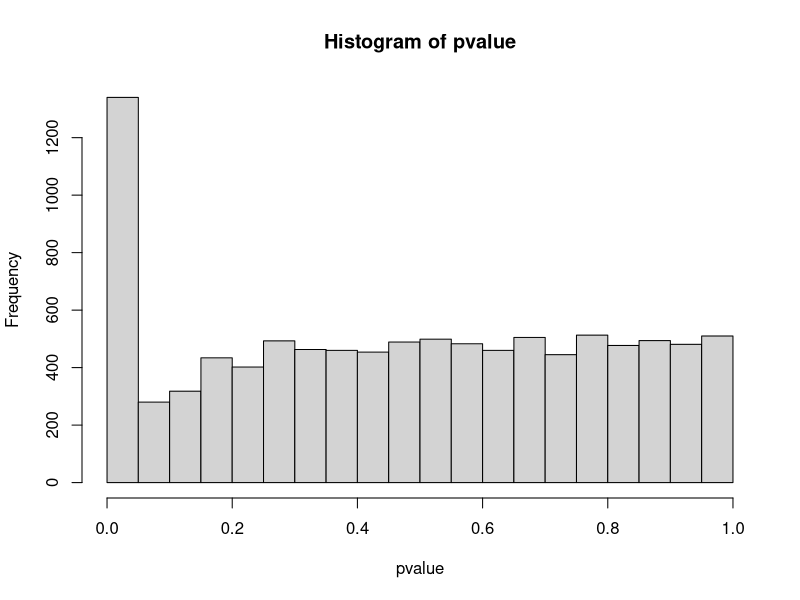
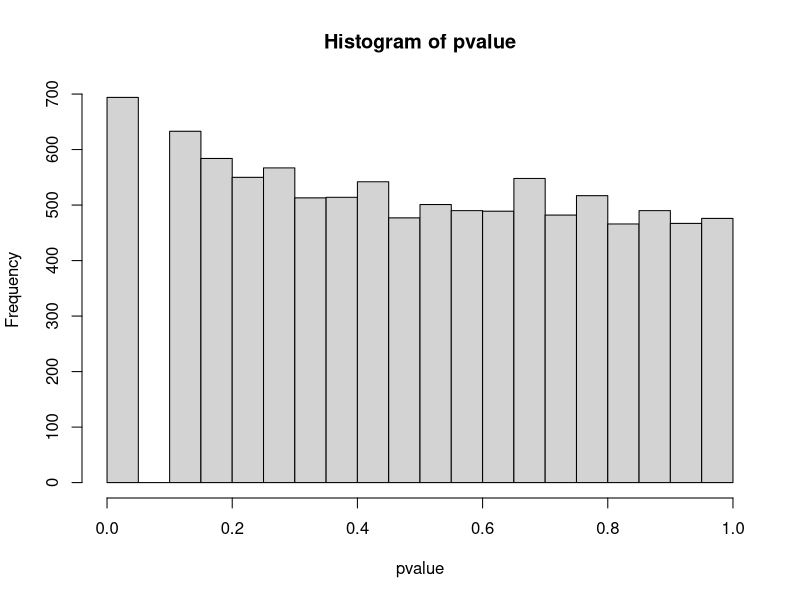
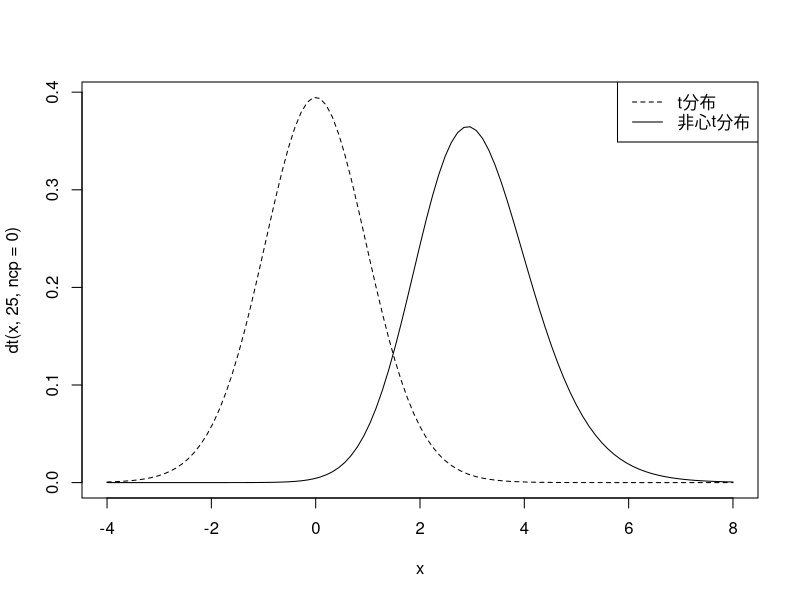
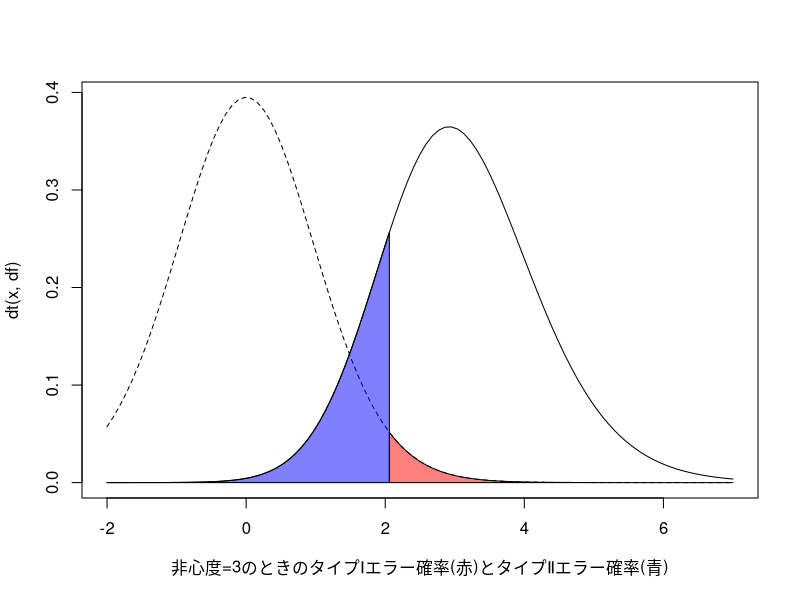
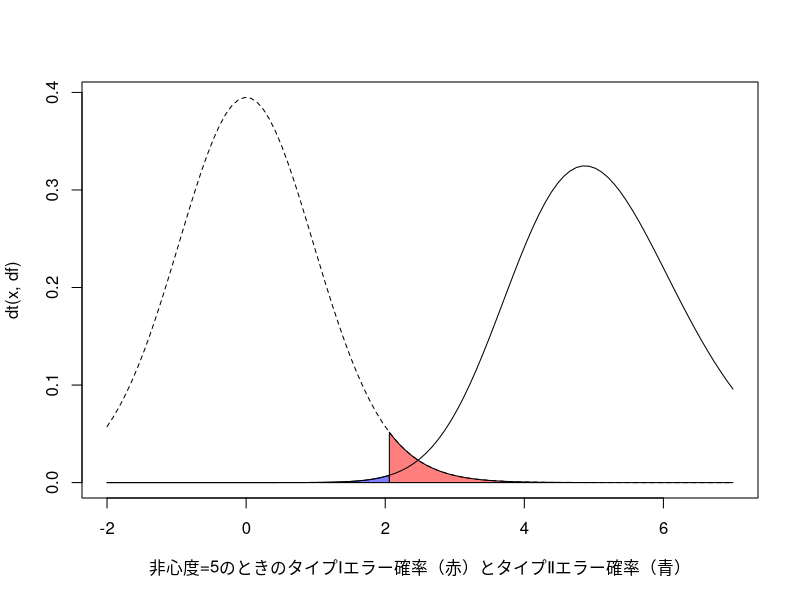
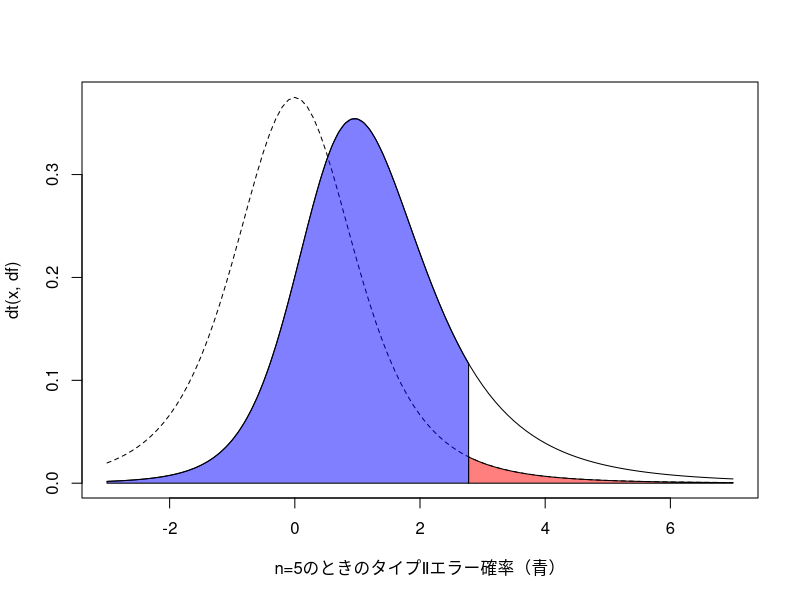
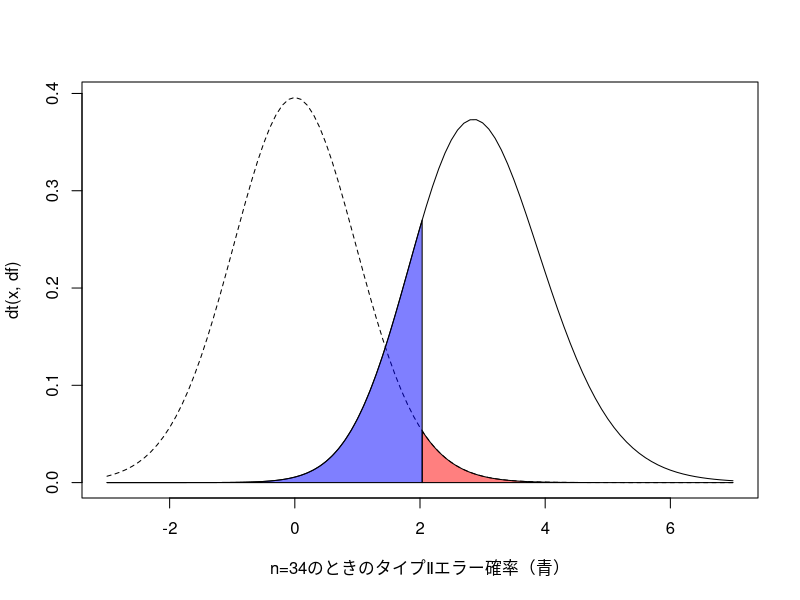
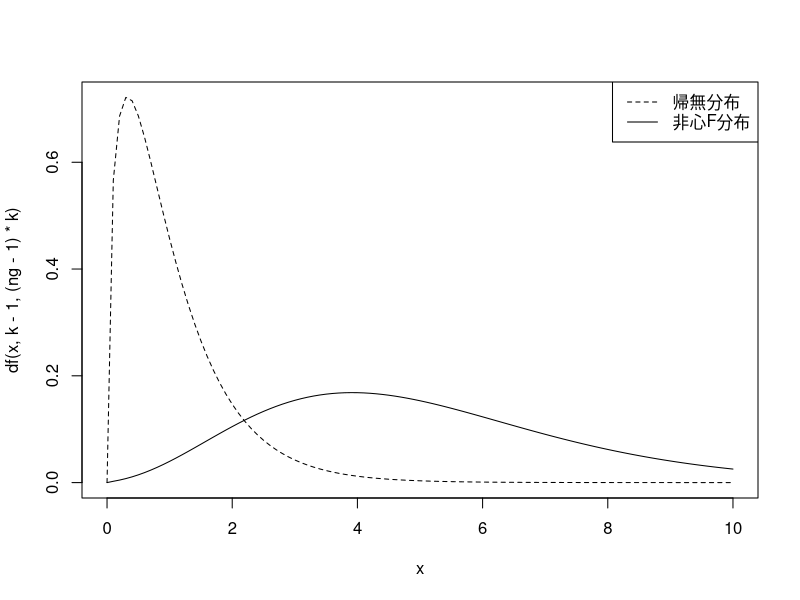

These figures' R source, in order: (Note: a time limit stopped this script after it produced the figures.)
# 環境の初期化 ----------------------------------------------------------

rm(list = ls())

## -------------------------------------------------------------------------------------------
### Ch2で作成した標本分散関数
var_p <- function(x) {
  n <- length(x)
  mean_x <- mean(x)
  var_x <- sum((x - mean_x)^2) / n
  return(var_x)
}


## -------------------------------------------------------------------------------------------
# 設定と準備
# install.packages("car") # 未インストールの場合は最初に一度実行する
library(car)
alpha <- 0.05
k <- 3
n <- c(20, 20, 20)
mu <- c(5, 5, 5) # すべて差がない
sigma <- 2 # 等分散を仮定
X <- c(rep(1, n[1]), rep(2, n[2]), rep(3, n[3])) |> as.factor()
iter <- 10000

# 結果を格納するオブジェクト
pvalue <- rep(0, iter)
type1error <- 0

# シミュレーション
set.seed(123)
for (i in 1:iter) {
  Y1 <- rnorm(n[1], mu[1], sigma)
  Y2 <- rnorm(n[2], mu[2], sigma)
  Y3 <- rnorm(n[3], mu[3], sigma)
  Y <- c(Y1, Y2, Y3)
  result <- aov(Y ~ X) |> Anova()
  pvalue <- result$`Pr(>F)`[1]
  if (pvalue < alpha) { # 有意だった場合はその結果を報告する
    type1error <- type1error + 1
  } else { # 有意にならなかった場合にt検定を繰り返す
    pvalue12 <- t.test(Y1, Y2)$p.value
    pvalue13 <- t.test(Y1, Y3)$p.value
    if (pvalue12 < alpha | pvalue13 < alpha) {
      type1error <- type1error + 1
    }
  }
}

# 結果
type1error / iter


## -------------------------------------------------------------------------------------------
# 設定と準備
n <- c(10, 10) # サンプルサイズ
mu <- c(0, 0) # 母平均が等しい設定にする
sigma <- 2 # 母標準偏差
iter <- 10000 # シミュレーション回数
alpha <- 0.05 # 有意水準

# 結果を格納するオブジェクト
pvalue <- rep(0, iter) # p値を格納する

# シミュレーション
set.seed(123)
for (i in 1:iter) {
  # 最初の実験
  Y1 <- rnorm(n[1], mu[1], sigma) # 群1のデータ生成
  Y2 <- rnorm(n[2], mu[2], sigma) # 群2のデータ生成
  result <- t.test(Y1, Y2, var.equal = TRUE) # t検定の結果を出力
  pvalue[i] <- result$p.value # p値を取得
  count <- 0
  while (pvalue[i] >= alpha && count < 10) {
    # 有意になるか上限(10回)に達するまで反復
    Y1 <- c(Y1, rnorm(1, mu[1], sigma))
    Y2 <- c(Y2, rnorm(1, mu[2], sigma))
    result <- t.test(Y1, Y2, var.equal = TRUE)
    pvalue[i] <- result$p.value # 新たにp値を取得
    count <- count + 1
  }
}


## 結果
# 誤って帰無仮説を棄却した割合
type1error <- ifelse(pvalue < alpha, 1, 0) |> mean()
# 表示
type1error
# p値の分布
pvalue |> hist()


## -------------------------------------------------------------------------------------------
## 設定と準備
n <- c(10, 10) # サンプルサイズ
mu <- c(0, 0) # 母平均が等しい設定にする
sigma <- 2 # 母標準偏差
iter <- 10000 # シミュレーション回数
alpha <- 0.05 # 有意水準

# 結果を格納するオブジェクト
pvalue <- rep(0, iter) # p値を格納する変数を宣言

# シミュレーション
set.seed(123)
for (i in 1:iter) {
  # 最初の実験
  Y1 <- rnorm(n[1], mu[1], sigma) # 群1のデータ生成
  Y2 <- rnorm(n[2], mu[2], sigma) # 群2のデータ生成
  result <- t.test(Y1, Y2, var.equal = TRUE) # t検定の結果を出力
  pvalue[i] <- result$p.value # p値を取得
  for (j in 1:100) {
    if (pvalue[i] < alpha) {
      # 有意なときは実験を終了する
      break
    } else if (pvalue[i] < (alpha * 2)) {
      # αの2倍にp値が収まったとき、それぞれの条件で1回実験を追加する
      Y1 <- c(Y1, rnorm(1, mu[1], sigma))
      Y2 <- c(Y2, rnorm(1, mu[2], sigma))
      result <- t.test(Y1, Y2, var.equal = TRUE)
      pvalue[i] <- result$p.value # 新たにp値を取得
    } else {
      # αの2倍にも収まらない場合はあきらめる
      break
    }
  }
}

## 結果
# 誤って帰無仮説を棄却した割合
type1error <- ifelse(pvalue < alpha, 1, 0) |> mean()
# 結果の表示とプロット
type1error
pvalue |> hist()


## -------------------------------------------------------------------------------------------
# t分布と非心t分布
curve(dt(x, 25, ncp = 0), xlim = c(-4, 8), lty = 2) # t分布
curve(dt(x, 25, ncp = 3), add = TRUE) # 非心度3の非心t分布
legend("topright", legend = c("t分布", "非心t分布"), lty = c(2, 1))


## -------------------------------------------------------------------------------------------
lambda <- 3 # 非心度
df <- 25 # 自由度
alpha <- 0.05 # 有意水準
i <- 200 # 描画の細かさ

curve(dt(x, df),
  xlim = c(-2, 7),
  lty = 2,
  xlab = "非心度=3のときのタイプⅠエラー確率(赤)とタイプⅡエラー確率(青)"
)
# 帰無分布の描画
# 臨界値から8までの値を200区切りで用意
xx <- seq(qt(1 - alpha / 2, df), 7, length = i)
yy <- dt(xx, df) # xxに対応したt分布の密度を得る
# タイプⅠエラー確率を色付け
polygon(c(xx, rev(xx)), c(rep(0, i), rev(yy)), col = rgb(1, 0, 0, 0.5))

curve(dt(x, df, ncp = lambda), add = TRUE) # 非心t分布の描画
#-2から臨界値までの値を200区切りで用意
xx <- seq(-2, qt(1 - alpha / 2, df), length = i)
yy <- dt(xx, df, ncp = lambda) # xxに対応した非心t分布の密度を得る
# タイプⅡエラー確率を色付け
polygon(c(xx, rev(xx)), c(rep(0, i), rev(yy)), col = rgb(0, 0, 1, 0.5))


## -------------------------------------------------------------------------------------------
lambda <- 5 # 非心度
df <- 25 # 自由度
alpha <- 0.05 # 有意水準
i <- 200 # 描画の細かさ

# 帰無分布の描画
curve(dt(x, df),
  xlim = c(-2, 7),
  lty = 2,
  xlab = "非心度=5のときのタイプⅠエラー確率（赤）とタイプⅡエラー確率（青）"
)
# 臨界値から8までの値を200区切りで用意
xx <- seq(qt(1 - alpha / 2, df), 7, length = i)
yy <- dt(xx, df) # xxに対応したt分布の密度を得る
# タイプⅠエラー確率を色付け
polygon(c(xx, rev(xx)), c(rep(0, i), rev(yy)), col = rgb(1, 0, 0, 0.5))

curve(dt(x, df, ncp = lambda), add = TRUE) # 非心t分布の描画
#-2から臨界値までの値を200区切りで用意
xx <- seq(-2, qt(1 - alpha / 2, df), length = i)
yy <- dt(xx, df, ncp = lambda) # xxに対応した非心t分布の密度を得る
# タイプⅡエラー確率を色付け
polygon(c(xx, rev(xx)), c(rep(0, i), rev(yy)), col = rgb(0, 0, 1, 0.5))


## -------------------------------------------------------------------------------------------
alpha <- 0.05
beta <- 0.20
delta <- 0.5 # 見積もった効果量
n <- 5 # 最初に定めたサンプルサイズ

df <- n - 1 # 自由度の計算
lambda <- delta * sqrt(n) # 非心度の計算
cv <- qt(p = 1 - alpha / 2, df = df) # 臨界値の計算
# タイプⅡエラー確率の計算
type2error <- pt(q = cv, df = df, ncp = lambda)
# 出力
type2error


## -------------------------------------------------------------------------------------------
i <- 200 # 描画の細かさ
# 帰無分布の描画
curve(dt(x, df),
  xlim = c(-3, 7),
  lty = 2,
  xlab = "n=5のときのタイプⅡエラー確率（青）"
)
# 臨界値から8までの値を200区切りで用意
xx <- seq(qt(1 - alpha / 2, df), 7, length = i)
# xxに対応したt分布の密度を得る
yy <- dt(xx, df)
# タイプⅠエラー確率を色付け
polygon(c(xx, rev(xx)), c(rep(0, i), rev(yy)), col = rgb(1, 0, 0, 0.5))

curve(dt(x, df, ncp = lambda), add = TRUE) # 非心t分布の描画
#-2から臨界値までの値を200区切りで用意
xx <- seq(-3, qt(1 - alpha / 2, df), length = i)
# xxに対応した非心t分布の密度を得る
yy <- dt(xx, df, ncp = lambda)
# タイプⅡエラー確率を色付け
polygon(c(xx, rev(xx)), c(rep(0, i), rev(yy)), col = rgb(0, 0, 1, 0.5))


## -------------------------------------------------------------------------------------------
t2e_ttest <- function(alpha, delta, n) {
  df <- n - 1 # 自由度の計算
  lambda <- delta * sqrt(n) # 非心度の計算
  cv <- qt(p = 1 - alpha / 2, df = df) # 臨界値の計算
  # タイプⅡエラー確率の計算
  type2error <- pt(q = cv, df = df, ncp = lambda)
  return(type2error)
}


## -------------------------------------------------------------------------------------------
alpha <- 0.05
beta <- 0.20
delta <- 0.5 # 見積もった効果量
# n=10の場合
t2e_ttest(alpha, delta, n = 10)
# n=15の場合
t2e_ttest(alpha, delta, n = 15)
# n=20の場合
t2e_ttest(alpha, delta, n = 20)


## -------------------------------------------------------------------------------------------
## 設定と準備
alpha <- 0.05
beta <- 0.20
delta <- 0.5

iter <- 10000

## シミュレーション
for (n in 5:iter) {
  type2error <- t2e_ttest(alpha, delta, n)
  if (type2error <= beta) {
    break # for文を抜ける処理
  }
}
## 結果
# 条件を満たすn
n
# その時のタイプIIエラー
type2error


## -------------------------------------------------------------------------------------------
df <- n - 1
lambda <- delta * sqrt(n)
i <- 200 # 描画の細かさ
# 帰無分布の描画
curve(dt(x, df),
  xlim = c(-3, 7),
  lty = 2,
  xlab = "n=34のときのタイプⅡエラー確率（青）"
)
# 臨界値から8までの値を200区切りで用意
xx <- seq(qt(1 - alpha / 2, df), 7, length = i)
# xxに対応したt分布の密度を得る
yy <- dt(xx, df)
# タイプⅠエラー確率を色付け
polygon(c(xx, rev(xx)), c(rep(0, i), rev(yy)), col = rgb(1, 0, 0, 0.5))


curve(dt(x, df, ncp = lambda), add = TRUE) # 非心t分布の描画
#-2から臨界値までの値を200区切りで用意
xx <- seq(-3, qt(1 - alpha / 2, df), length = i)
# xxに対応した非心t分布の密度を得る
yy <- dt(xx, df, ncp = lambda)
# タイプⅡエラー確率を色付け
polygon(c(xx, rev(xx)), c(rep(0, i), rev(yy)), col = rgb(0, 0, 1, 0.5))


## -------------------------------------------------------------------------------------------
t2e_ttest_ind <- function(alpha, delta, n1, n2) {
  df <- n1 + n2 - 2 # 自由度の計算
  lambda <- delta * sqrt((n1 * n2) / (n1 + n2)) # 非心度の計算
  cv <- qt(p = 1 - alpha / 2, df = df) # 臨界値の計算
  # タイプⅡエラー確率の計算
  type2error <- pt(q = cv, df = df, ncp = lambda)
  return(type2error)
}


## -------------------------------------------------------------------------------------------
## 設定と準備
alpha <- 0.05
beta <- 0.20
delta <- 0.5
ratio <- 1 # n1に対するn2の大きさを表す比率

iter <- 10000

## シミュレーション
for (n1 in 5:iter) {
  n2 <- ceiling(n1 * ratio) # ceilingは切り上げの関数
  type2error <- t2e_ttest_ind(alpha, delta, n1, n2)
  if (type2error <= beta) {
    break
  }
}

## 結果
# 必要サンプルサイズ
n1 + n2
# その時のタイプIIエラー
type2error

## -------------------------------------------------------------------------------------------
t2e_cor <- function(alpha, rho, n) {
  df <- n - 2 # 自由度の計算
  lambda <- rho / sqrt(1 - rho^2) * sqrt(n) # 非心度の計算
  cv <- qt(p = 1 - alpha / 2, df = df) # 臨界値の計算
  # タイプⅡエラー確率の計算
  type2error <- pt(q = cv, df = df, ncp = lambda)
  return(type2error)
}


## -------------------------------------------------------------------------------------------
## 設定と準備
alpha <- 0.05
beta <- 0.20
rho <- 0.3 # 検出したい効果量

## シミュレーション
for (n in 5:1000) {
  type2error <- t2e_cor(alpha, rho, n)
  if (type2error <= beta) {
    break
  }
}

## 結果
# 必要サンプルサイズ
n
# その時のタイプIIエラー
type2error


## -------------------------------------------------------------------------------------------
f_sq <- 0.1 # 効果量
k <- 4 # 群の数
ng <- 30 # 群ごとのサンプルサイズ

lambda <- f_sq * ng * k # 非心度

curve(df(x, k - 1, (ng - 1) * k), xlim = c(0, 10), lty = 2) # 帰無分布
curve(df(x, k - 1, (ng - 1) * k, ncp = lambda), add = TRUE) # 非心分布
legend("topright", legend = c("帰無分布", "非心F分布"), lty = c(2, 1))


## -------------------------------------------------------------------------------------------
t2e_1way <- function(alpha, eta_sq, k, ng) {
  df1 <- k - 1 # 群間の自由度
  df2 <- (ng - 1) * k # 群内の自由度
  lambda <- eta_sq / (1 - eta_sq) * ng * k # 非心度の計算
  cv <- qf(p = 1 - alpha, df1 = df1, df2 = df2) # 臨界値の計算
  # タイプⅡエラー確率の計算
  type2error <- pf(q = cv, df1 = df1, df2 = df2, ncp = lambda)
  return(type2error)
}


## -------------------------------------------------------------------------------------------
## 設定と準備
alpha <- 0.05
beta <- 0.20
k <- 3
eta_sq <- 0.06 # 検出したい効果量

iter <- 10000

## シミュレーション
for (ng in 5:iter) {
  type2error <- t2e_1way(alpha, eta_sq, k, ng)
  if (type2error <= beta) {
    break
  }
}

## 結果
# 必要サンプルサイズ(各群)
ng
# 必要サンプルサイズ(全体)
ng * k
# その時のタイプIIエラー
type2error


## -------------------------------------------------------------------------------------------
t2e_repeated <- function(alpha, eta_sq, m, rho, epsilon, n) {
  df1 <- m - 1 # 要因の自由度
  df2 <- (n - 1) * (m - 1) # 誤差項の自由度
  lambda <- eta_sq / (1 - eta_sq) * n * m / (1 - rho) # 非心度の計算
  cv <- qf(p = 1 - alpha, df1 * epsilon, df2 * epsilon) # 臨界値の計算
  # タイプⅡエラー確率の計算
  type2error <- pf(
    q = cv, df1 * epsilon, df2 * epsilon,
    lambda * epsilon
  )
  return(type2error)
}


## -------------------------------------------------------------------------------------------
## 設定と準備
alpha <- 0.05
beta <- 0.20
m <- 4 # 測定数
eta_sq <- 0.06 # 検出したい効果量
rho <- 0.5 # 測定間の相関係数
epsilon <- 0.8 # 自由度補正項

iter <- 10000

## シミュレーション
for (n in 5:iter) {
  type2error <- t2e_repeated(alpha, eta_sq, m, rho, epsilon, n)
  if (type2error <= beta) {
    break
  }
}
## 結果
# 必要サンプルサイズ
n
# その時のタイプIIエラー
type2error


## -------------------------------------------------------------------------------------------
t2e_between <- function(alpha, eta_sq, k, df, ng) {
  df1 <- df # 検定したい要因の自由度
  df2 <- (ng - 1) * k # 誤差項の自由度
  lambda <- eta_sq / (1 - eta_sq) * ng * k # 非心度の計算
  cv <- qf(p = 1 - alpha, df1 = df1, df2 = df2) # 臨界値の計算
  # タイプⅡエラー確率の計算
  type2error <- pf(q = cv, df1 = df1, df2 = df2, ncp = lambda)
  return(type2error)
}


## -------------------------------------------------------------------------------------------
## 設定と準備
yyalpha <- 0.05
beta <- 0.20
k <- 2 * 3 # 全水準数　ここでは2×3の要因計画
df <- 2 - 1 # 検定したい要因の自由度
eta_sq <- 0.06 # 検出したい効果量

iter <- 10000

## シミュレーション
for (ng in 5:iter) {
  type2error <- t2e_between(alpha, eta_sq, k, df, ng)
  if (type2error <= beta) {
    break
  }
}

## 結果
ng
ng * k
type2error


## -------------------------------------------------------------------------------------------
t2e_within <- function(alpha, eta_sq, m, df, rho, epsilon, n) {
  df1 <- df # 検定したい要因の自由度
  df2 <- (n - 1) * (m - 1) # 誤差項の自由度
  lambda <- eta_sq / (1 - eta_sq) * n * m / (1 - rho) # 非心度の計算
  cv <- qf(p = 1 - alpha, df1 * epsilon, df2 * epsilon) # 臨界値の計算
  # タイプⅡエラー確率の計算
  type2error <- pf(
    q = cv, df1 * epsilon, df2 * epsilon,
    lambda * epsilon
  )
  return(type2error)
}


## -------------------------------------------------------------------------------------------
## 設定と準備
alpha <- 0.05
beta <- 0.20
m <- 3 * 4 # 全測定数　3×4の測定
df <- 3 - 1
eta_sq <- 0.06 # 検出したい効果量
rho <- 0.5 # 測定間の相関係数
epsilon <- 0.8

iter <- 10000

## シミュレーション
for (n in 5:iter) {
  type2error <- t2e_within(alpha, eta_sq, m, df, rho, epsilon, n)
  if (type2error <= beta) {
    break
  }
}

## 結果
n
type2error


## -------------------------------------------------------------------------------------------
t2e_between_mix <- function(alpha, eta_sq, k, m, df, rho, ng) {
  df1 <- df # 検定したい要因の自由度
  df2 <- (ng - 1) * k # 誤差項の自由度
  # 非心度の計算
  lambda <- eta_sq / (1 - eta_sq) * (ng * k * m) / (1 + (m - 1) * rho)
  cv <- qf(p = 1 - alpha, df1, df2) # 臨界値の計算
  type2error <- pf(q = cv, df1, df2, lambda) # タイプⅡエラー確率の計算
  return(type2error)
}


## -------------------------------------------------------------------------------------------
## 設定と準備
alpha <- 0.05
beta <- 0.20
k <- 3 # 全群の数
m <- 4 # 全測定数
df <- 3 - 1
eta_sq <- 0.06 # 検出したい効果量
rho <- 0.5 # 測定間の相関係数
epsilon <- 0.8

iter <- 10000

## シミュレーション
for (ng in 5:iter) {
  type2error <- t2e_between_mix(alpha, eta_sq, k, m, df, rho, ng)
  if (type2error <= beta) {
    break
  }
}

## 結果
ng * k
type2error


## -------------------------------------------------------------------------------------------
t2e_within_mix <- function(alpha, eta_sq, k, m, df, rho, epsilon, ng) {
  df1 <- df # 検定したい要因の自由度
  df2 <- (ng * k - 1) * (m - 1) # 誤差項の自由度
  # 非心度の計算
  lambda <- eta_sq / (1 - eta_sq) * (ng * k) * m / (1 - rho)
  # 臨界値の計算
  cv <- qf(p = 1 - alpha, df1 * epsilon, df2 * epsilon)
  # タイプⅡエラー確率の計算
  type2error <- pf(
    q = cv, df1 * epsilon, df2 * epsilon,
    lambda * epsilon
  )
  return(type2error)
}


## -------------------------------------------------------------------------------------------
## 設定と準備
alpha <- 0.05
beta <- 0.20
k <- 3 # 全群の数
m <- 4 # 全測定数
df <- 4 - 1
eta_sq <- 0.06 # 検出したい効果量
rho <- 0.5 # 測定間の相関係数
epsilon <- 0.8

iter <- 10000

## シミュレーション
for (ng in 5:iter) {
  type2error <- t2e_within_mix(
    alpha, eta_sq, k, m,
    df, rho, epsilon, ng
  )
  if (type2error <= beta) {
    break
  }
}

## 結果
ng * k
type2error


## -------------------------------------------------------------------------------------------
t2e_interaction_mix <- function(alpha, eta_sq, k, m,
                                df, rho, epsilon, ng) {
  df1 <- df # 検定したい要因の自由度
  df2 <- (ng - 1) * k * (m - 1) # 誤差項の自由度
  # 非心度の計算
  lambda <- eta_sq / (1 - eta_sq) * (ng * k) * m / (1 - rho)
  # 臨界値の計算
  cv <- qf(p = 1 - alpha, df1 * epsilon, df2 * epsilon)
  # タイプⅡエラー確率の計算
  type2error <- pf(
    q = cv, df1 * epsilon, df2 * epsilon,
    lambda * epsilon
  )
  return(type2error)
}


## -------------------------------------------------------------------------------------------
## 設定と準備
alpha <- 0.05
beta <- 0.20
k <- 3 # 全群の数
m <- 4 # 全測定数
df <- (3 - 1) * (4 - 1) # 検定したい交互作用効果の自由度
eta_sq <- 0.06 # 検出したい効果量
rho <- 0.5 # 測定間の相関係数
epsilon <- 0.8

iter <- 10000

## シミュレーション
for (ng in 5:iter) {
  type2error <- t2e_interaction_mix(
    alpha, eta_sq, k, m,
    df, rho, epsilon, ng
  )
  if (type2error <= beta) {
    break
  }
}

## 結果
ng * k
type2error


## -------------------------------------------------------------------------------------------
t2e_ttest <- function(alpha, delta, sigma, n, iter_t2e) {
  X <- c(rep(0, n), rep(1, n))
  pvalue <- rep(NA, iter_t2e)
  for (i in 1:iter_t2e) {
    Y <- c(rnorm(n, 0, sigma), rnorm(n, delta, sigma))
    result <- lm(Y ~ X) |> summary()
    pvalue[i] <- result$coefficients[2, 4]
  }
  t2e <- ifelse(pvalue < alpha, 0, 1) |> mean()
  return(t2e)
}

## 設定と準備
delta <- 1
sigma <- 2
n <- 50
## シミュレーション
t2e_ttest(alpha, delta, sigma, n = n, iter_t2e = 20000)


## -------------------------------------------------------------------------------------------
set.seed(123)
n <- 100
t2e_ttest(alpha, delta, sigma, n = n, iter_t2e = 20000)

n <- 64
t2e_ttest(alpha, delta, sigma, n = n, iter_t2e = 20000)


## -------------------------------------------------------------------------------------------
t2e_logistic <- function(alpha, b0, b1, n, iter_t2e) {
  logistic <- function(x) 1 / (1 + exp(-x))
  # 説明変数の生成。ここでは非確率変数を想定
  X <- c(rep(0, n), rep(1, n))
  pvalue <- rep(NA, iter_t2e)
  for (i in 1:iter_t2e) {
    Y <- c(rbinom(n, 1, logistic(b0)), rbinom(n, 1, logistic(b0 + b1)))
    result <- glm(Y ~ X, family = binomial) |> summary()
    pvalue[i] <- result$coefficients[2, 4]
  }
  t2e <- ifelse(pvalue < alpha, 0, 1) |> mean()
  return(t2e)
}

# 設定と準備
b0 <- -1.5
b1 <- 0.8
n <- 100
# シミュレーション
set.seed(123)
t2e_logistic(alpha, b0, b1, n = 98, iter_t2e = 20000)
